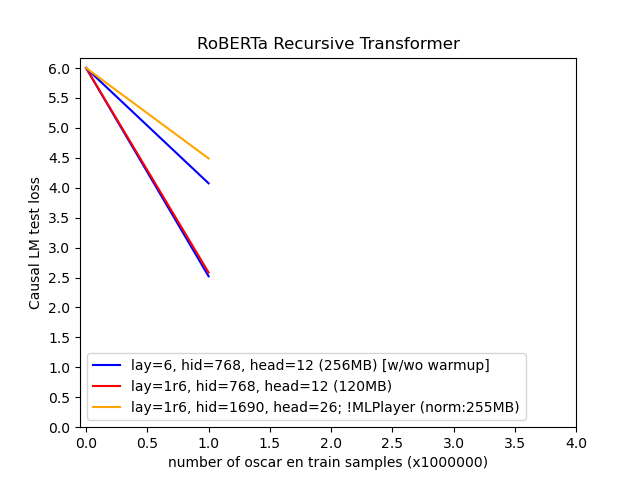

Here is the Python script that generated this plot:
import matplotlib.pyplot as plt
import numpy as np

x = np.array([0, 1, 2, 3, 4])
y2 = np.array([6.0, 2.521359804382324, np.nan, np.nan, np.nan])
y3 = np.array([6.0, 2.5844951899254323, np.nan, np.nan, np.nan])
y6 = np.array([6.0, 4.073932212734222, np.nan, np.nan, np.nan])
y13 = np.array([6.0, 4.489333348503113, np.nan, np.nan, np.nan])

l2, = plt.plot(x, y2, color='blue', label='lay=6, hid=768, head=12 (256MB) [w/wo warmup]')
l3, = plt.plot(x, y3, color='red', label='lay=1r6, hid=768, head=12 (120MB)')
l6, = plt.plot(x, y6, color='blue', label='lay=6, hid=768, head=12 (256MB) [w warmup]')	#, linestyle='dashed'
l13, = plt.plot(x, y13, color='orange', label='lay=1r6, hid=1690, head=26; !MLPlayer (norm:255MB)')

plt.xticks(np.arange(min(x), max(x)+0.5, 0.5))
plt.yticks(np.arange(0, 6.0+0.1, 0.5))

plt.xlabel("number of oscar en train samples (x1000000)")
plt.ylabel("Causal LM test loss")
plt.title("RoBERTa Recursive Transformer")

plt.legend(handles=[l2, l3, l13])

plt.show()
